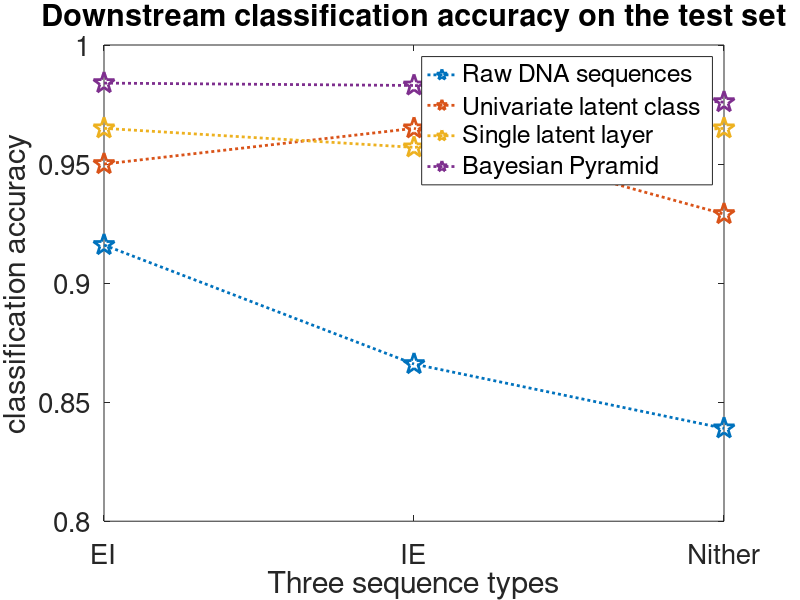
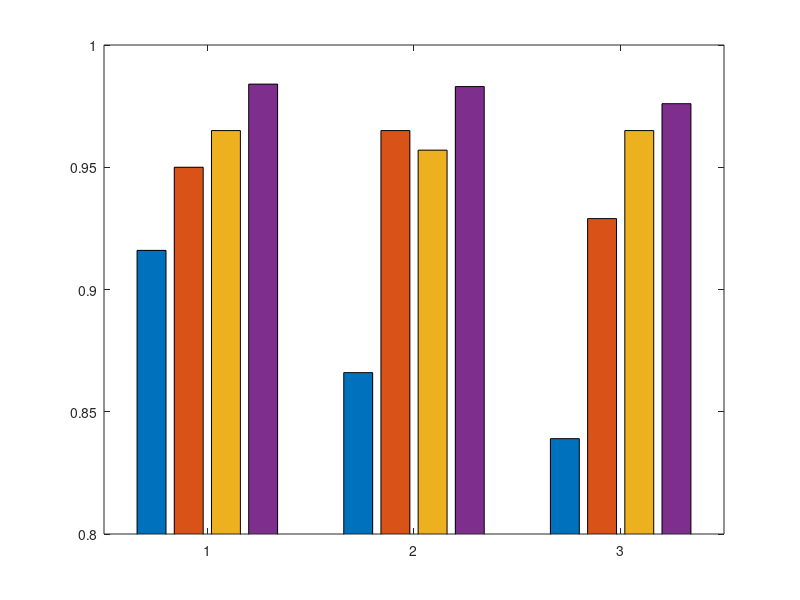

Reproduce these figures in MATLAB, in order.
raw = [91, 146, 160, 84, 134, 161]/1000;
dx = [54, 45, 72, 50, 35, 71]/1000;
indbin = [36, 45, 44, 35, 43, 35]/1000;
bp = [29, 25, 30, 16, 17, 24]/1000;

r_raw = 1- bp ./ raw
r_dx = 1- bp ./ dx
r_indbin = 1- bp ./ indbin

[min(r_raw(4:6)), max(r_raw(4:6))]
[min(r_dx(4:6)), max(r_dx(4:6))]
[min(r_indbin(4:6)), max(r_indbin(4:6))]

% bar plot 
err_mat = [raw', dx', indbin', bp'];

figure; bar(1-err_mat(4:6,:)); ylim([0.8,1])

figure
for j = 1:4
    plot(1-err_mat(4:6,j), ':p', 'MarkerSize', 16, 'LineWidth', 2)
    hold on
end
xticks([1 2 3 4])
xticklabels({'EI', 'IE', 'Nither'})
set(gca, 'FontSize', 20)
legend({'Raw DNA sequences', 'Univariate latent class', 'Single latent layer', ...
    'Bayesian Pyramid'})
xlabel('Three sequence types')
ylabel('classification accuracy')
title('Downstream classification accuracy on the test set')
print('-r300', 'splice_compare', '-dpng')
